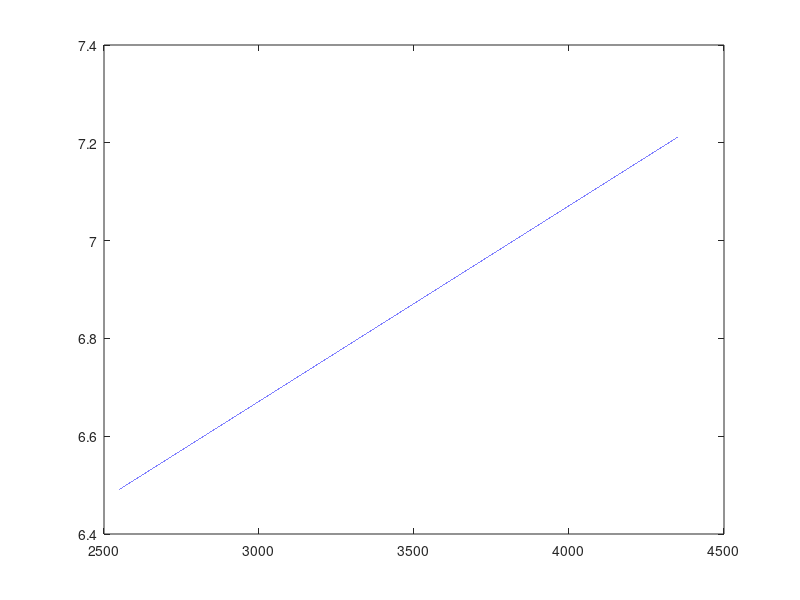

The MATLAB source for this figure:

x=60:0.01:100;

y2=1.0157*x+11.130;

%plot(x,y2);

x1=140:0.01:385;

y3=10.6095-0.0150*x1;

%plot(x1,y3);

x2=2550:0.01:4350;

y4=5.4713+0.0004*x2;

plot(x2,y4);